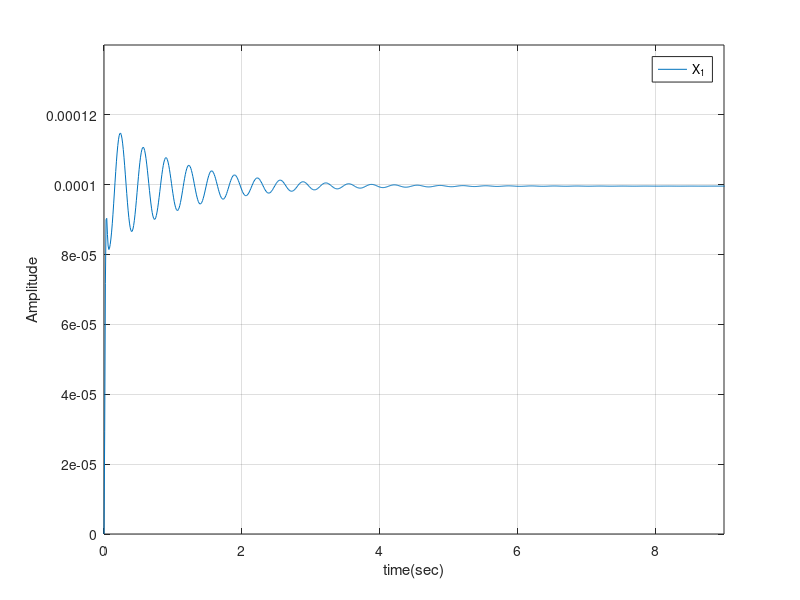
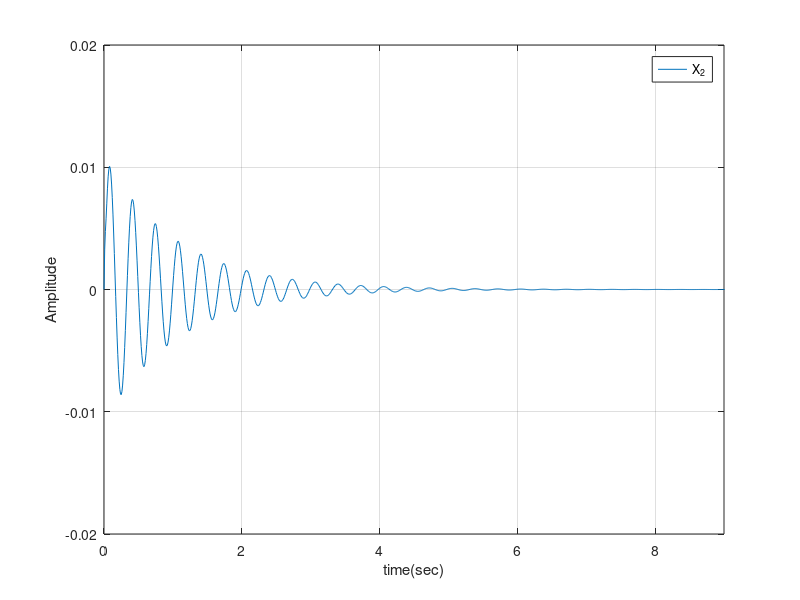
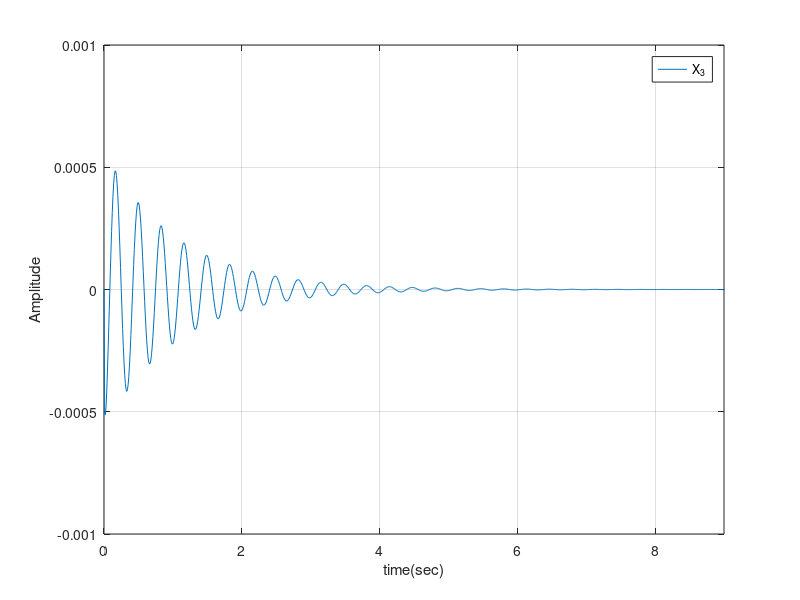
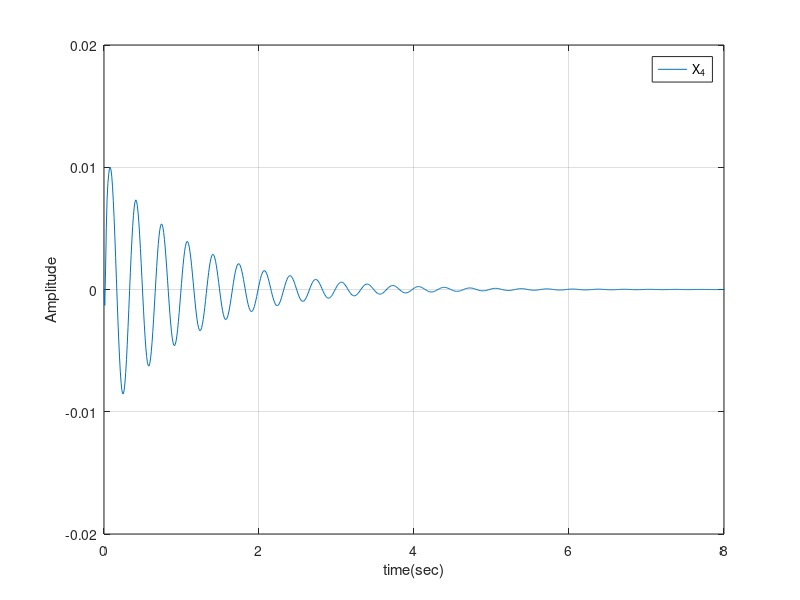

Here is the MATLAB script that generated these plots, in order:
%%% Sahand tang erami%%%
%%% Advanced Control II Project%%%
clear all
close all
clc
%Parameter
ms=2.45;
mu=1;
ks=900;
kt=1250;
cs=7.5;
ct=5;
%State_variable_matrixes
A=[0 1 0 -1;-(ks/ms) -(cs/ms) 0 cs/ms; 0 0 0 1;ks/mu cs/mu -kt/mu -(cs+ct)/mu];
B=[0 0;0 1/ms;-1 0;ct/mu -1/mu];
C=[1 0 0 0;-(ks/ms) -(cs/ms) 0 cs/ms];
D=[0 0;1 1/ms];
Q=[10e5 0 0 0;0 0 0 0;0 0 0 0;0 0 0 0];
%LQR_Gain and A_close_loop
[K,P,e]=lqr(A,B(:,2),Q,0.01);
A_closeloop=A-B(:,2)*K;
%input
Unitestep=@(t) double(t>=0);
tf=20;
dt=0.01;
t=(0:dt:tf)';
N=length(t);
U1(1)=0.1;
U1(2:N)=0;
U2=Unitestep(t);
x(:,1)=0;
sys=ss(A_closeloop,B,C,D);
[y,~,x]=lsim(sys,[U1' U2],t);
%finding_max_values
max_x1=max(x(:,1));
min_x1=min(x(:,1));
if max_x1>abs(min_x1)
   fprintf('Maximum value of x1 is :%d',max_x1);
   disp(' ')
else
   fprintf('Maximum value of x1 is :%d',abs(min_x1));
   disp(' ')
end
max_x2=max(x(:,2));
min_x2=min(x(:,2));
if max_x2>abs(min_x2)
   fprintf('Maximum value of x2 is :%d',max_x2);
   disp(' ')
else
   fprintf('Maximum value of x2 is :%d',abs(min_x2));
   disp(' ')
end  
max_x3=max(x(:,3));
min_x3=min(x(:,3));
if max_x3>abs(min_x3)
   fprintf('Maximum value of x3 is :%d',max_x3);
   disp('         ')
else
   fprintf('Maximum value of x3 is :%d',abs(min_x3));
   disp('         ')
end 
max_x4=max(x(:,4));
min_x4=min(x(:,4));
if max_x4>abs(min_x4)
   fprintf('Maximum value of x4 is :%d',max_x4);
   disp('         ')
else
   fprintf('Maximum value of x4 is :%d',abs(min_x4));
   disp('         ')
end
%Plot
figure (1)
plot(t,x(:,1))
axis([0,9,0,1.4e-4])
grid on
legend('X_{1}')
xlabel('time(sec)')
ylabel('Amplitude')

figure (2)
plot(t,x(:,2))
axis([0,9,-0.02,0.02])
grid on
legend('X_{2}')
xlabel('time(sec)')
ylabel('Amplitude')

figure (3)
plot(t,x(:,3))
axis([0,9,-1e-3,1e-3])
grid on
legend('X_{3}')
xlabel('time(sec)')
ylabel('Amplitude')

figure (4)
plot(t,x(:,4))
axis([0,8,-0.02,0.02])
grid on
legend('X_{4}')
xlabel('time(sec)')
ylabel('Amplitude')